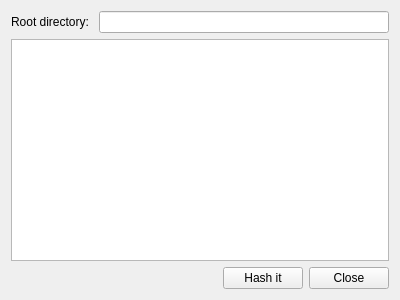
<?xml version="1.0" encoding="UTF-8"?>
<ui version="4.0">
 <class>GenerateHashForm</class>
 <widget class="QWidget" name="GenerateHashForm">
  <property name="geometry">
   <rect>
    <x>0</x>
    <y>0</y>
    <width>400</width>
    <height>300</height>
   </rect>
  </property>
  <property name="windowTitle">
   <string>Form</string>
  </property>
  <layout class="QVBoxLayout" name="verticalLayout_2">
   <item>
    <layout class="QVBoxLayout" name="verticalLayout">
     <item>
      <layout class="QHBoxLayout" name="horizontalLayout">
       <item>
        <widget class="QLabel" name="label">
         <property name="text">
          <string>Root directory: </string>
         </property>
        </widget>
       </item>
       <item>
        <widget class="QLineEdit" name="lineEdit"/>
       </item>
      </layout>
     </item>
     <item>
      <widget class="QPlainTextEdit" name="plainTextEdit"/>
     </item>
    </layout>
   </item>
   <item>
    <layout class="QHBoxLayout" name="horizontalLayout_2">
     <item>
      <spacer name="horizontalSpacer">
       <property name="orientation">
        <enum>Qt::Horizontal</enum>
       </property>
       <property name="sizeHint" stdset="0">
        <size>
         <width>40</width>
         <height>20</height>
        </size>
       </property>
      </spacer>
     </item>
     <item>
      <widget class="QPushButton" name="pushButton">
       <property name="text">
        <string>Hash it</string>
       </property>
      </widget>
     </item>
     <item>
      <widget class="QPushButton" name="pushButton_2">
       <property name="text">
        <string>Close</string>
       </property>
      </widget>
     </item>
    </layout>
   </item>
  </layout>
 </widget>
 <resources/>
 <connections/>
</ui>
